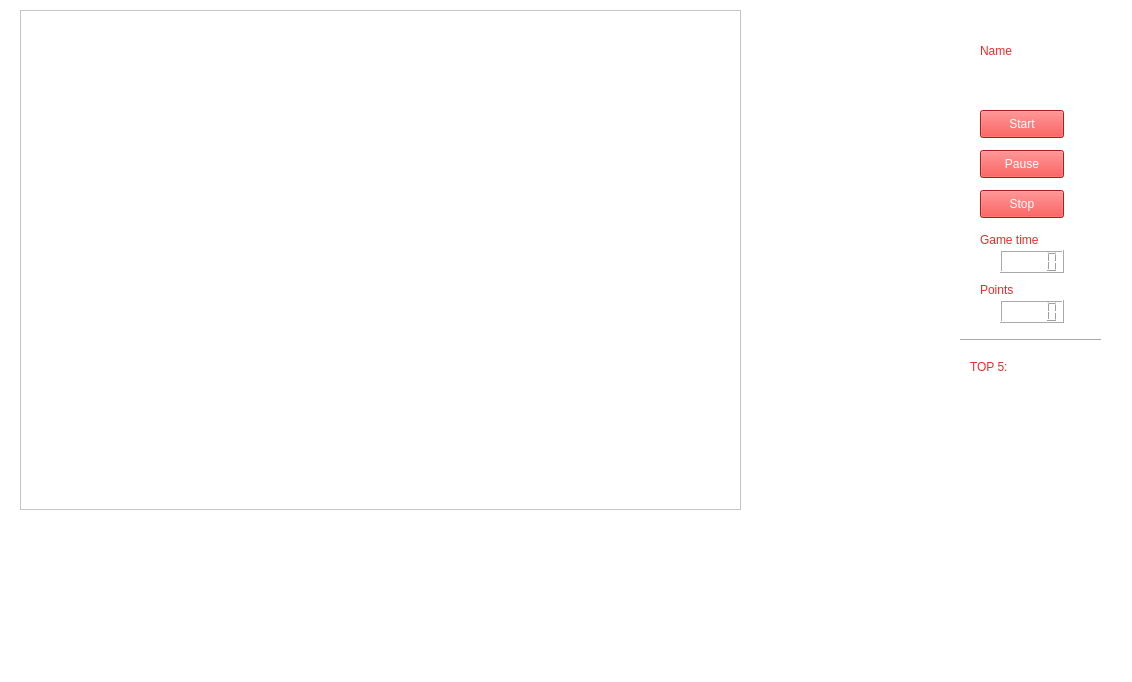
<?xml version="1.0" encoding="UTF-8"?>
<ui version="4.0">
 <class>GameWindow</class>
 <widget class="QMainWindow" name="GameWindow">
  <property name="geometry">
   <rect>
    <x>0</x>
    <y>0</y>
    <width>1132</width>
    <height>682</height>
   </rect>
  </property>
  <property name="minimumSize">
   <size>
    <width>900</width>
    <height>600</height>
   </size>
  </property>
  <property name="maximumSize">
   <size>
    <width>16777215</width>
    <height>16777215</height>
   </size>
  </property>
  <property name="windowTitle">
   <string>MainWindow</string>
  </property>
  <property name="styleSheet">
   <string notr="true">background-color: rgb(255, 255, 255);</string>
  </property>
  <widget class="QWidget" name="centralwidget">
   <widget class="QWidget" name="gameviewWidget" native="true">
    <property name="geometry">
     <rect>
      <x>20</x>
      <y>10</y>
      <width>731</width>
      <height>551</height>
     </rect>
    </property>
    <property name="minimumSize">
     <size>
      <width>500</width>
      <height>500</height>
     </size>
    </property>
    <widget class="QGraphicsView" name="gameView">
     <property name="geometry">
      <rect>
       <x>0</x>
       <y>0</y>
       <width>721</width>
       <height>500</height>
      </rect>
     </property>
     <property name="minimumSize">
      <size>
       <width>500</width>
       <height>500</height>
      </size>
     </property>
    </widget>
   </widget>
   <widget class="QWidget" name="buttonWidget" native="true">
    <property name="geometry">
     <rect>
      <x>930</x>
      <y>10</y>
      <width>191</width>
      <height>511</height>
     </rect>
    </property>
    <widget class="QPushButton" name="startButton">
     <property name="geometry">
      <rect>
       <x>50</x>
       <y>100</y>
       <width>84</width>
       <height>28</height>
      </rect>
     </property>
     <property name="styleSheet">
      <string notr="true">background-color: rgb(239, 41, 41);
color: rgb(255, 255, 255);</string>
     </property>
     <property name="text">
      <string>Start</string>
     </property>
    </widget>
    <widget class="QPushButton" name="pauseButton">
     <property name="geometry">
      <rect>
       <x>50</x>
       <y>140</y>
       <width>84</width>
       <height>28</height>
      </rect>
     </property>
     <property name="styleSheet">
      <string notr="true">background-color: rgb(239, 41, 41);
color: rgb(255, 255, 255);</string>
     </property>
     <property name="text">
      <string>Pause</string>
     </property>
    </widget>
    <widget class="QPushButton" name="stopButton">
     <property name="geometry">
      <rect>
       <x>50</x>
       <y>180</y>
       <width>84</width>
       <height>28</height>
      </rect>
     </property>
     <property name="styleSheet">
      <string notr="true">background-color: rgb(239, 41, 41);
color: rgb(255, 255, 255);</string>
     </property>
     <property name="text">
      <string>Stop</string>
     </property>
    </widget>
    <widget class="QLabel" name="gametimelabel">
     <property name="geometry">
      <rect>
       <x>50</x>
       <y>220</y>
       <width>81</width>
       <height>20</height>
      </rect>
     </property>
     <property name="styleSheet">
      <string notr="true">color: rgb(239, 41, 41);</string>
     </property>
     <property name="text">
      <string>Game time</string>
     </property>
    </widget>
    <widget class="QLCDNumber" name="lcdNumber">
     <property name="geometry">
      <rect>
       <x>70</x>
       <y>240</y>
       <width>64</width>
       <height>23</height>
      </rect>
     </property>
    </widget>
    <widget class="QLCDNumber" name="pointsLCD">
     <property name="geometry">
      <rect>
       <x>70</x>
       <y>290</y>
       <width>64</width>
       <height>23</height>
      </rect>
     </property>
    </widget>
    <widget class="QLabel" name="pointsLabel">
     <property name="geometry">
      <rect>
       <x>50</x>
       <y>270</y>
       <width>63</width>
       <height>20</height>
      </rect>
     </property>
     <property name="styleSheet">
      <string notr="true">color: rgb(239, 41, 41);</string>
     </property>
     <property name="text">
      <string>Points</string>
     </property>
    </widget>
    <widget class="QLabel" name="nameLabel">
     <property name="geometry">
      <rect>
       <x>50</x>
       <y>0</y>
       <width>131</width>
       <height>81</height>
      </rect>
     </property>
     <property name="styleSheet">
      <string notr="true">font: 75 12pt &quot;Carlito&quot;;
color: rgb(239, 41, 41);</string>
     </property>
     <property name="text">
      <string>Name</string>
     </property>
    </widget>
    <widget class="QWidget" name="horizontalLayoutWidget">
     <property name="geometry">
      <rect>
       <x>40</x>
       <y>470</y>
       <width>134</width>
       <height>22</height>
      </rect>
     </property>
     <layout class="QHBoxLayout" name="horizontalLayout">
      <item>
       <widget class="QLabel" name="top5Label">
        <property name="styleSheet">
         <string notr="true">color: rgb(239, 41, 41);</string>
        </property>
        <property name="text">
         <string/>
        </property>
       </widget>
      </item>
      <item>
       <widget class="QLabel" name="top5pointsLabel">
        <property name="styleSheet">
         <string notr="true">color: rgb(239, 41, 41);</string>
        </property>
        <property name="text">
         <string/>
        </property>
       </widget>
      </item>
     </layout>
    </widget>
    <widget class="QWidget" name="horizontalLayoutWidget_2">
     <property name="geometry">
      <rect>
       <x>40</x>
       <y>450</y>
       <width>134</width>
       <height>22</height>
      </rect>
     </property>
     <layout class="QHBoxLayout" name="horizontalLayout_3">
      <item>
       <widget class="QLabel" name="top4Label">
        <property name="styleSheet">
         <string notr="true">color: rgb(239, 41, 41);</string>
        </property>
        <property name="text">
         <string/>
        </property>
       </widget>
      </item>
      <item>
       <widget class="QLabel" name="top4pointsLabel">
        <property name="styleSheet">
         <string notr="true">color: rgb(239, 41, 41);</string>
        </property>
        <property name="text">
         <string/>
        </property>
       </widget>
      </item>
     </layout>
    </widget>
    <widget class="QWidget" name="horizontalLayoutWidget_3">
     <property name="geometry">
      <rect>
       <x>40</x>
       <y>430</y>
       <width>134</width>
       <height>22</height>
      </rect>
     </property>
     <layout class="QHBoxLayout" name="horizontalLayout_4">
      <item>
       <widget class="QLabel" name="top3Label">
        <property name="styleSheet">
         <string notr="true">color: rgb(239, 41, 41);</string>
        </property>
        <property name="text">
         <string/>
        </property>
       </widget>
      </item>
      <item>
       <widget class="QLabel" name="top3pointsLabel">
        <property name="styleSheet">
         <string notr="true">color: rgb(239, 41, 41);</string>
        </property>
        <property name="text">
         <string/>
        </property>
       </widget>
      </item>
     </layout>
    </widget>
    <widget class="QWidget" name="horizontalLayoutWidget_4">
     <property name="geometry">
      <rect>
       <x>40</x>
       <y>410</y>
       <width>134</width>
       <height>22</height>
      </rect>
     </property>
     <layout class="QHBoxLayout" name="horizontalLayout_5">
      <item>
       <widget class="QLabel" name="top2Label">
        <property name="styleSheet">
         <string notr="true">color: rgb(239, 41, 41);</string>
        </property>
        <property name="text">
         <string/>
        </property>
       </widget>
      </item>
      <item>
       <widget class="QLabel" name="top2pointsLabel">
        <property name="styleSheet">
         <string notr="true">color: rgb(239, 41, 41);</string>
        </property>
        <property name="text">
         <string/>
        </property>
       </widget>
      </item>
     </layout>
    </widget>
    <widget class="QWidget" name="horizontalLayoutWidget_5">
     <property name="geometry">
      <rect>
       <x>40</x>
       <y>390</y>
       <width>134</width>
       <height>22</height>
      </rect>
     </property>
     <layout class="QHBoxLayout" name="horizontalLayout_6">
      <item>
       <widget class="QLabel" name="top1Label">
        <property name="styleSheet">
         <string notr="true">color: rgb(239, 41, 41);</string>
        </property>
        <property name="text">
         <string/>
        </property>
       </widget>
      </item>
      <item>
       <widget class="QLabel" name="top1pointsLabel">
        <property name="styleSheet">
         <string notr="true">color: rgb(239, 41, 41);</string>
        </property>
        <property name="text">
         <string/>
        </property>
       </widget>
      </item>
     </layout>
    </widget>
    <widget class="QWidget" name="horizontalLayoutWidget_6">
     <property name="geometry">
      <rect>
       <x>40</x>
       <y>341</y>
       <width>131</width>
       <height>31</height>
      </rect>
     </property>
     <layout class="QHBoxLayout" name="horizontalLayout_7">
      <item>
       <widget class="QLabel" name="topLabel">
        <property name="styleSheet">
         <string notr="true">color: rgb(239, 41, 41);</string>
        </property>
        <property name="text">
         <string>TOP 5:</string>
        </property>
       </widget>
      </item>
     </layout>
    </widget>
    <widget class="Line" name="line">
     <property name="geometry">
      <rect>
       <x>30</x>
       <y>320</y>
       <width>141</width>
       <height>20</height>
      </rect>
     </property>
     <property name="styleSheet">
      <string notr="true">color: rgb(239, 41, 41);</string>
     </property>
     <property name="orientation">
      <enum>Qt::Horizontal</enum>
     </property>
    </widget>
   </widget>
  </widget>
  <widget class="QMenuBar" name="menubar">
   <property name="geometry">
    <rect>
     <x>0</x>
     <y>0</y>
     <width>1132</width>
     <height>25</height>
    </rect>
   </property>
  </widget>
  <widget class="QStatusBar" name="statusbar"/>
 </widget>
 <resources/>
 <connections/>
</ui>
